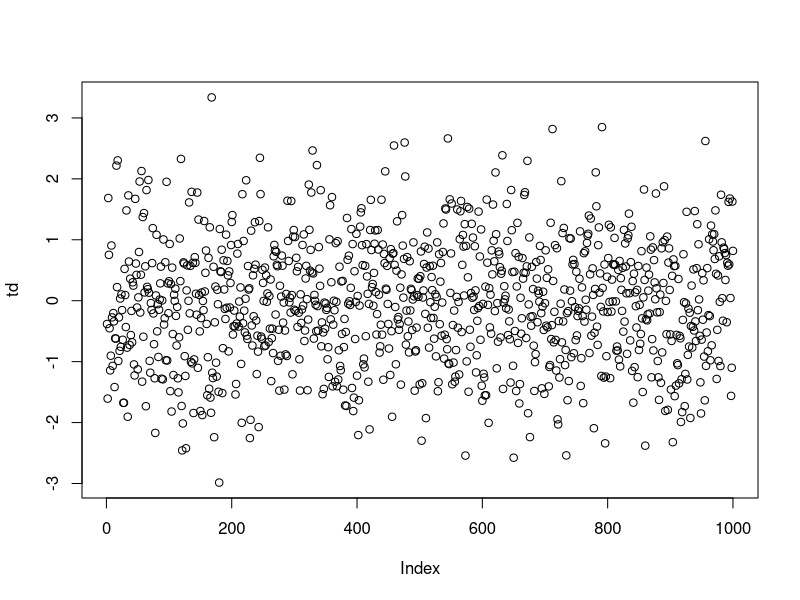

Generate this figure with R:
## ---- chunk 1
td <- rnorm(1000)
plot(td)
